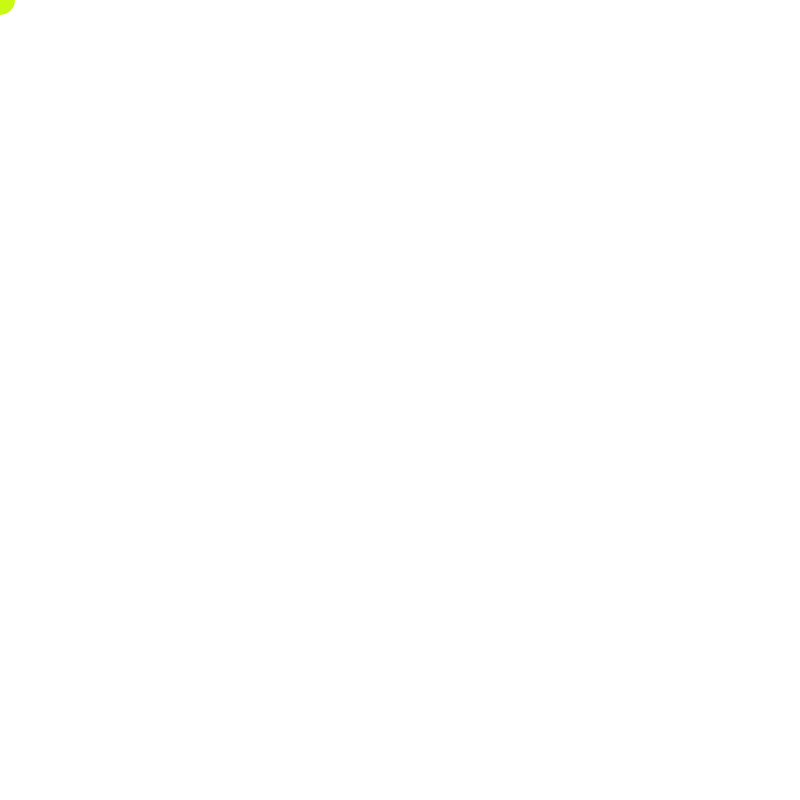
Frame 1 (no input)
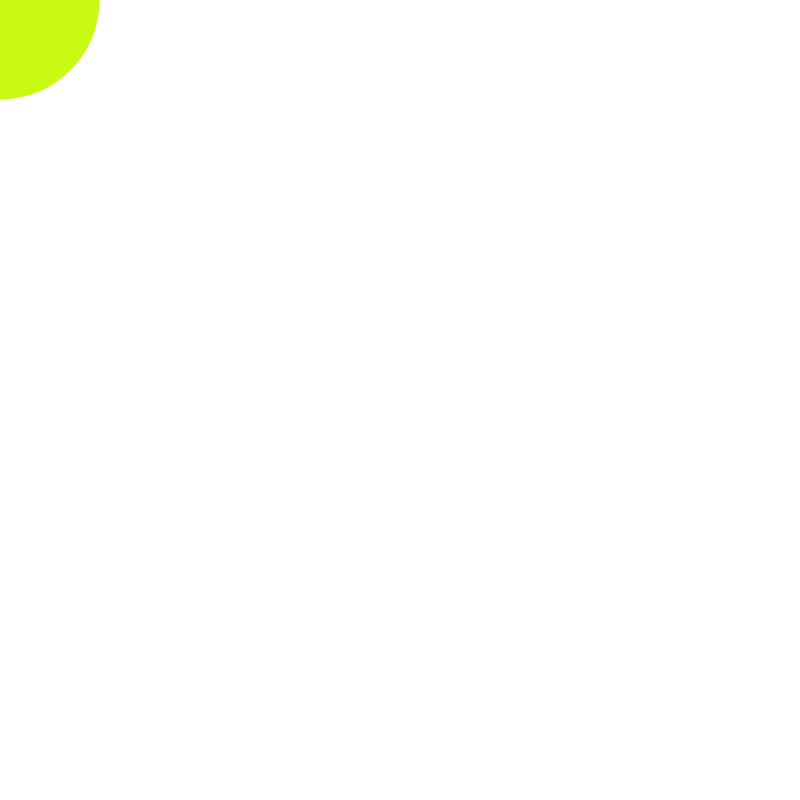
Frame 60 (no input)
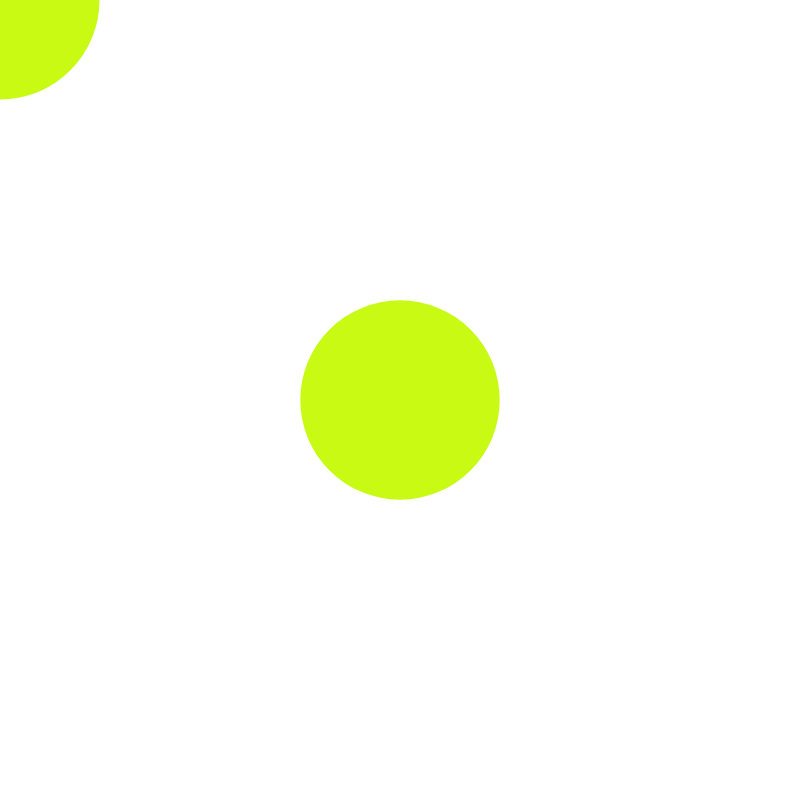
Frame 120 (the mouse pressed at the canvas centre since frame 60)

The p5.js sketch that drew these frames (run headless with seeded random() and noise() and a simulated clock; from frame 60 on, the mouse is pressed at the canvas centre):

// p5.js sketch
// ── sketch.js
/* 
Playing with mouse events: 
See https://p5js.org/reference/#/p5/mouseClicked 
*/

let select = 0; // Color of the shape
let size = 30; // Size of the shape
let rgba = [200, 250, 20, 300]; 

function setup() {
  noStroke(); 
  createCanvas(800, 800);
}

function draw() {
  fill(rgba);
  ellipse(mouseX, mouseY, size, size);
  if(select!=2){
    size = random(10, 200);
  }
}
function mouseClicked() {
  
   console.log('select: '+select); 
  
  rgba[select] = random(0,255); // Set r, g, or b 
  rgba[3] = random(5,50); // Set alpha (transparency) 
  select++; // Increment select by 1
 
  if(select >= 3){ // if select is greater or equal to...
    console.log('reset select'); 
    select = 0; 
  }
  return false; // mouseClicked expects this
}
